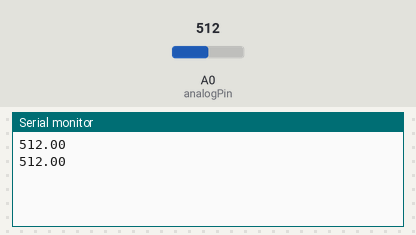
A sketch run on a simulated Arduino Uno, built with avr-gcc and run on an emulated ATmega328P. On the bench: the last lines printed to the serial monitor. The inputs (shaded band) are chosen by the test bench; at power-on: A0 (analogPin) = 512.

Above: at 1.8 s.
1.9 s: A0 (analogPin) set to 716
At 2.4 s:
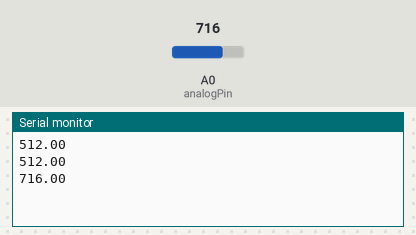
3.4 s: A0 (analogPin) set to 900
At 4.8 s:
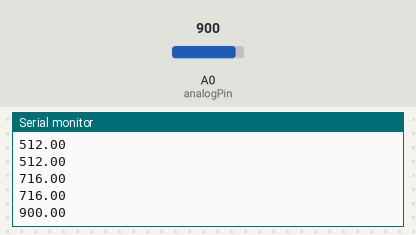
Timing chart, 0 to 6.4 s (numbered marks = the images above; inputs shaded):
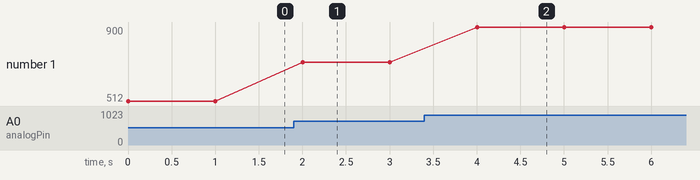

Measured:
- after the input at 1.9 s, the serial monitor: prints a new line after 0.10 s (image 1)
- after the input at 3.4 s, the serial monitor: prints a new line after 0.60 s (image 2)
- plotted number 1: 512 → 716 after the input at 1.9 s, 716 → 900 after the input at 3.4 s

The sketch:

MSI_LAB_8_TRIAL.ino
```cpp
void setup() {
  Serial.begin(9600);
  const int analogPin = A0;
}

void loop() {
  int sensor = analogRead(A0);
  float temp = sensor;
  Serial.println(temp);
  delay(1000);

}
```
